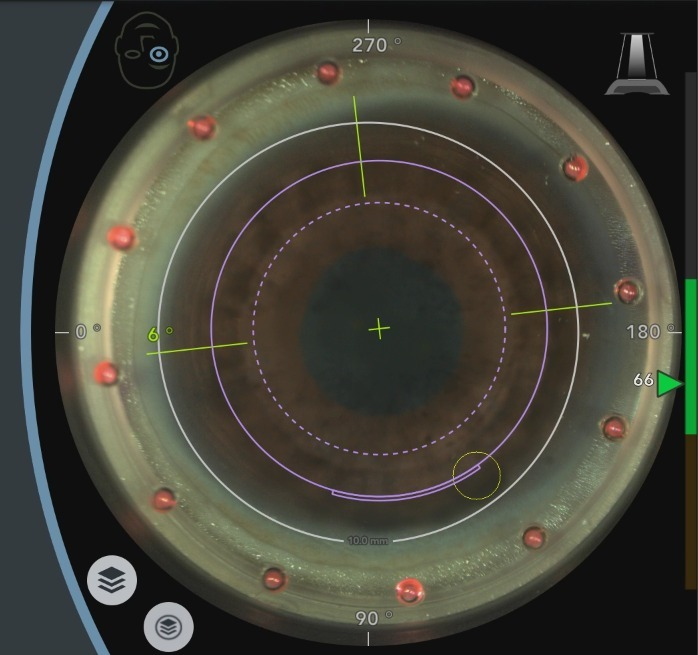
#> input picture clinical_data/clean/eye_01.jpeg, 698 x 655 px
$ python -i eye_roi_detector.py   (imports and definitions only)
#> lines starting #> are read from the running program, lines starting #| are printed output that depends on the picture; after the words box and inside, x2 and y2 are one past the last pixel; in counts of white or black regions, pixels touching at a corner belong together
"""
Eye Region of Interest (ROI) Detector for Video Frames.

Automatically locates and crops eye regions from full-frame video
so the segmentation model receives the same input distribution it
was trained on (zoomed-in eye images).

Strategy hierarchy:
  1. Auto-detect if frame is already an eye closeup → skip ROI
  2. Use cached ROI from previous frame           → ~1 ms
  3. Haar cascade face → eye detection             → ~8 ms
  4. Intensity-based dark-blob fallback            → ~5 ms
  5. Full frame as last resort                     → 0 ms
"""

import cv2
import numpy as np
import os
import logging
from dataclasses import dataclass, field
from typing import Optional, Tuple, List

logger = logging.getLogger(__name__)


# ---------------------------------------------------------------------------
# Data structures
# ---------------------------------------------------------------------------

@dataclass
class ROIResult:
    """Result of eye ROI detection."""
    x: int = 0
    y: int = 0
    width: int = 0
    height: int = 0
    cropped: Optional[np.ndarray] = field(default=None, repr=False)
    is_closeup: bool = False
    from_cache: bool = False
    confidence: float = 0.0

    @property
    def valid(self) -> bool:
        return (self.width > 0
                and self.height > 0
                and self.cropped is not None
                and self.cropped.size > 0)

    @property
    def bbox(self) -> Tuple[int, int, int, int]:
        return self.x, self.y, self.width, self.height


# ---------------------------------------------------------------------------
# Main class
# ---------------------------------------------------------------------------

class EyeROIDetector:
    """
    Detects and caches the eye region inside arbitrary video frames.

    Designed for speed: once the ROI is found it is cached for
    *cache_ttl* frames and only re-detected periodically or when
    detection confidence drops.
    """

    def __init__(
        self,
        cache_ttl: int = 12,
        padding_ratio: float = 0.6,
        min_eye_size: Tuple[int, int] = (25, 25),
        scale_factor: float = 1.15,
        min_neighbors: int = 4,
    ):
        self.cache_ttl = cache_ttl
        self.padding_ratio = padding_ratio
        self.min_eye_size = min_eye_size
        self.scale_factor = scale_factor
        self.min_neighbors = min_neighbors

        # Haar cascades (built into OpenCV, zero extra deps)
        self._load_cascades()

        # Cache state
        self._cached_roi: Optional[Tuple[int, int, int, int]] = None
        self._cache_counter: int = 0
        self._closeup_mode: Optional[bool] = None
        self._consecutive_misses: int = 0

    # ------------------------------------------------------------------
    # Cascade loading
    # ------------------------------------------------------------------
    def _load_cascades(self):
        cascade_dir = cv2.data.haarcascades
        self.face_cascade = cv2.CascadeClassifier(
            os.path.join(cascade_dir, "haarcascade_frontalface_default.xml")
        )
        self.eye_cascade = cv2.CascadeClassifier(
            os.path.join(cascade_dir, "haarcascade_eye.xml")
        )
        if self.face_cascade.empty():
            logger.warning("Face cascade failed to load – ROI detection disabled")
        if self.eye_cascade.empty():
            logger.warning("Eye cascade failed to load – ROI detection disabled")

    # ------------------------------------------------------------------
    # Public API
    # ------------------------------------------------------------------
    def detect(self, frame: np.ndarray) -> ROIResult:
        """Return the best eye ROI for *frame*."""
        fh, fw = frame.shape[:2]

        # 1. Closeup mode (decided once on first frame)
        if self._closeup_mode is None:
            self._closeup_mode = self._is_eye_closeup(frame)
        if self._closeup_mode:
            return ROIResult(0, 0, fw, fh, frame, True, False, 1.0)

        # 2. Cache hit
        if self._cached_roi and self._cache_counter > 0:
            self._cache_counter -= 1
            x, y, w, h = self._cached_roi
            if 0 <= x and 0 <= y and x + w <= fw and y + h <= fh:
                return ROIResult(x, y, w, h, frame[y:y+h, x:x+w],
                                 False, True, 0.85)

        # 3. Haar cascade detection
        roi = self._detect_haar(frame)
        if roi.valid:
            self._update_cache(roi)
            self._consecutive_misses = 0
            return roi

        # 4. Intensity-based fallback
        roi = self._detect_intensity(frame)
        if roi.valid:
            self._update_cache(roi)
            self._consecutive_misses = 0
            return roi

        # 5. Full frame fallback
        self._consecutive_misses += 1
        if self._consecutive_misses > 30:
            # Probably an eye closeup that we initially missed
            self._closeup_mode = True
        return ROIResult(0, 0, fw, fh, frame, False, False, 0.3)

    # [6 lines left out: function reset, not called in this run]

    # ------------------------------------------------------------------
    # Detection strategies
    # ------------------------------------------------------------------
    def _detect_haar(self, frame: np.ndarray) -> ROIResult:
        if self.face_cascade.empty() or self.eye_cascade.empty():
            return ROIResult()

        gray = self._to_gray(frame)
        fh, fw = gray.shape

        # Downscale for speed if frame is large
        scale = 1.0
        if fw > 640:
            scale = 640.0 / fw
            small = cv2.resize(gray, None, fx=scale, fy=scale,
                               interpolation=cv2.INTER_AREA)
        else:
            small = gray

        faces = self.face_cascade.detectMultiScale(
            small, self.scale_factor, self.min_neighbors, minSize=(50, 50)
        )

        best_eye, best_area = None, 0
        for fx, fy, f_w, f_h in faces:
            eye_h = int(f_h * 0.6)
            roi = small[fy:fy + eye_h, fx:fx + f_w]
            eyes = self.eye_cascade.detectMultiScale(
                roi, 1.1, 3, minSize=self.min_eye_size
            )
            for ex, ey, ew, eh in eyes:
                area = ew * eh
                if area > best_area:
                    best_area = area
                    best_eye = (
                        int((fx + ex) / scale),
                        int((fy + ey) / scale),
                        int(ew / scale),
                        int(eh / scale),
                    )

        if best_eye is None:
            return ROIResult()

        x, y, w, h = self._pad_and_square(*best_eye, fw, fh)
        return ROIResult(x, y, w, h, frame[y:y+h, x:x+w], False, False, 0.9)

    def _detect_intensity(self, frame: np.ndarray) -> ROIResult:
        gray = self._to_gray(frame)
        fh, fw = gray.shape
        blurred = cv2.GaussianBlur(gray, (15, 15), 0)
        thresh = int(np.mean(blurred) * 0.45)
        _, bw = cv2.threshold(blurred, thresh, 255, cv2.THRESH_BINARY_INV)
        kernel = cv2.getStructuringElement(cv2.MORPH_ELLIPSE, (11, 11))
        bw = cv2.morphologyEx(bw, cv2.MORPH_CLOSE, kernel)
        bw = cv2.morphologyEx(bw, cv2.MORPH_OPEN, kernel)

        contours, _ = cv2.findContours(bw, cv2.RETR_EXTERNAL,
                                       cv2.CHAIN_APPROX_SIMPLE)
        best, best_score = None, 0
        for cnt in contours:
            area = cv2.contourArea(cnt)
            if area < 400 or area > fh * fw * 0.3:
                continue
            peri = cv2.arcLength(cnt, True)
            if peri == 0:
                continue
            circ = 4 * np.pi * area / (peri * peri)
            score = circ * np.sqrt(area)
            if score > best_score:
                best_score = score
                best = cv2.boundingRect(cnt)

        if best is None:
            return ROIResult()

        x, y, w, h = self._pad_and_square(*best, fw, fh)
        return ROIResult(x, y, w, h, frame[y:y+h, x:x+w], False, False, 0.55)

    # ------------------------------------------------------------------
    # Closeup heuristic
    # ------------------------------------------------------------------
    def _is_eye_closeup(self, frame: np.ndarray) -> bool:
        gray = self._to_gray(frame)
        h, w = gray.shape
        m = min(h, w) // 4
        center_mean = float(gray[m:h - m, m:w - m].mean())
        full_mean = float(gray.mean())

        if center_mean < full_mean * 0.60:
            if self._has_circular_blob(gray, min_frac=0.008, max_frac=0.18):
                logger.info("Detected eye closeup (dark centre + blob)")
                return True

        # No face → maybe it's already a crop of the eye
        if not self.face_cascade.empty():
            small = gray
            if w > 640:
                s = 640.0 / w
                small = cv2.resize(gray, None, fx=s, fy=s,
                                   interpolation=cv2.INTER_AREA)
            faces = self.face_cascade.detectMultiScale(
                small, 1.1, 3, minSize=(50, 50))
            if len(faces) == 0:
                if self._has_circular_blob(gray, 0.005, 0.20):
                    logger.info("No face + circular blob → eye closeup")
                    return True
        return False

    def _has_circular_blob(self, gray: np.ndarray,
                           min_frac: float, max_frac: float) -> bool:
        _, bw = cv2.threshold(gray, 0, 255,
                              cv2.THRESH_BINARY_INV + cv2.THRESH_OTSU)
        contours, _ = cv2.findContours(bw, cv2.RETR_EXTERNAL,
                                       cv2.CHAIN_APPROX_SIMPLE)
        total = gray.shape[0] * gray.shape[1]
        for cnt in contours:
            a = cv2.contourArea(cnt)
            if min_frac * total < a < max_frac * total:
                p = cv2.arcLength(cnt, True)
                if p > 0 and 4 * np.pi * a / (p * p) > 0.40:
                    return True
        return False

    # ------------------------------------------------------------------
    # Helpers
    # ------------------------------------------------------------------
    def _pad_and_square(self, x, y, w, h, fw, fh):
        pw, ph = int(w * self.padding_ratio), int(h * self.padding_ratio)
        x, y = max(0, x - pw), max(0, y - ph)
        w, h = min(fw - x, w + 2 * pw), min(fh - y, h + 2 * ph)
        size = max(w, h)
        cx, cy = x + w // 2, y + h // 2
        x = max(0, min(cx - size // 2, fw - size))
        y = max(0, min(cy - size // 2, fh - size))
        w = min(fw - x, size)
        h = min(fh - y, size)
        return x, y, w, h

    def _update_cache(self, roi: ROIResult):
        self._cached_roi = (roi.x, roi.y, roi.width, roi.height)
        self._cache_counter = self.cache_ttl

    @staticmethod
    def _to_gray(img: np.ndarray) -> np.ndarray:
        if len(img.shape) == 2:
            return img
        if img.shape[2] == 4:
            return cv2.cvtColor(img, cv2.COLOR_BGRA2GRAY)
        return cv2.cvtColor(img, cv2.COLOR_BGR2GRAY)

>>> import cv2
>>> picture = cv2.imread('../../clinical_data/clean/eye_01.jpeg')
#> picture is the input picture: shape (655, 698, 3); mean B, G, R 57, 67.8, 68.5
>>> result = EyeROIDetector().detect(picture)
#> in _to_gray, `return cv2.cvtColor(img, cv2.COLOR_BGR2GRAY)`:
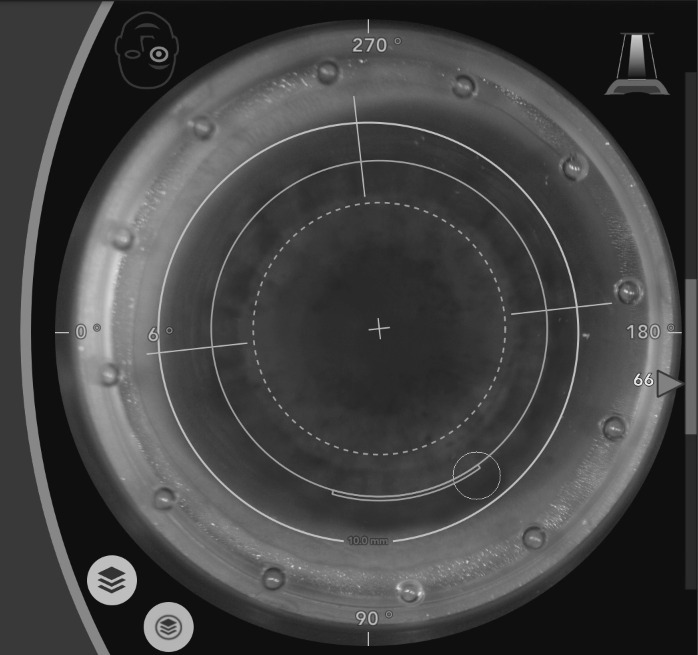
#> returned value: shape (655, 698); min 5, max 240, mean 66.8
#> in _is_eye_closeup, `center_mean = float(gray[m:h - m, m:w - m].mean())`: center_mean = 61.59
#> in _is_eye_closeup, `full_mean = float(gray.mean())`: full_mean = 66.77
#> in _is_eye_closeup, `faces = self.face_cascade.detectMultiScale( small, 1.1, 3, minSize=(50..`: faces = ()
#> in _has_circular_blob, `_, bw = cv2.threshold(gray, 0, 255, cv2.THRESH_BINARY_INV + cv2.THRESH..`:
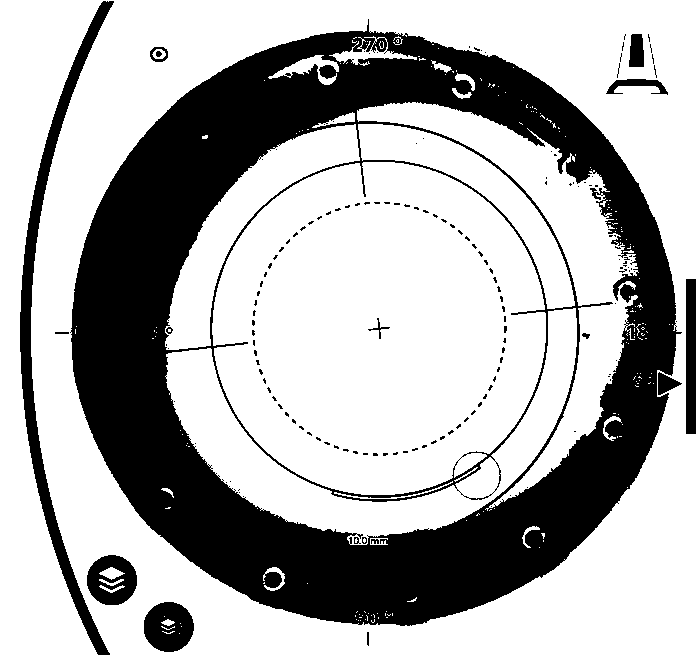
#> bw: shape (655, 698); 68.9% white; 163 black regions (145 under 20 px)
#> in _has_circular_blob, `contours, _ = cv2.findContours(bw, cv2.RETR_EXTERNAL, cv2.CHAIN_APPROX..`: contours = 1 contour; box (x1, y1, x2, y2) and area: (0, 0, 698, 655) 447880
#> the loop in _has_circular_blob, `for cnt in contours:` made 1 pass
#> a on pass 1: 447880.5
#> in detect, `self._closeup_mode = self._is_eye_closeup(frame)`: self._closeup_mode = False
#> in _detect_haar, `faces = self.face_cascade.detectMultiScale( small, self.scale_factor, ..`: faces = ()
#> after the loop in _detect_haar, `for fx, fy, f_w, f_h in faces:`: best_area = 0
#> in _detect_intensity, `blurred = cv2.GaussianBlur(gray, (15, 15), 0)`:
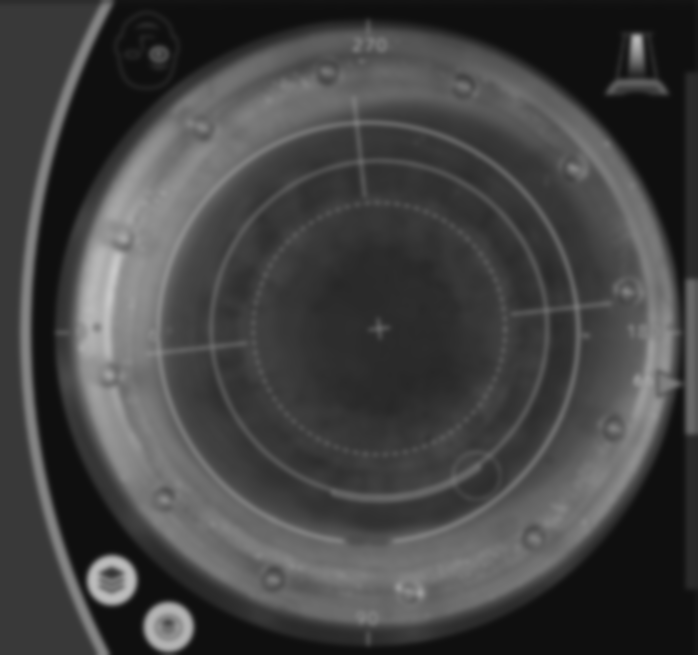
#> blurred: shape (655, 698); min 15, max 200, mean 66.8
#> in _detect_intensity, `thresh = int(np.mean(blurred) * 0.45)`: thresh = 30
#> in _detect_intensity, `_, bw = cv2.threshold(blurred, thresh, 255, cv2.THRESH_BINARY_INV)`:
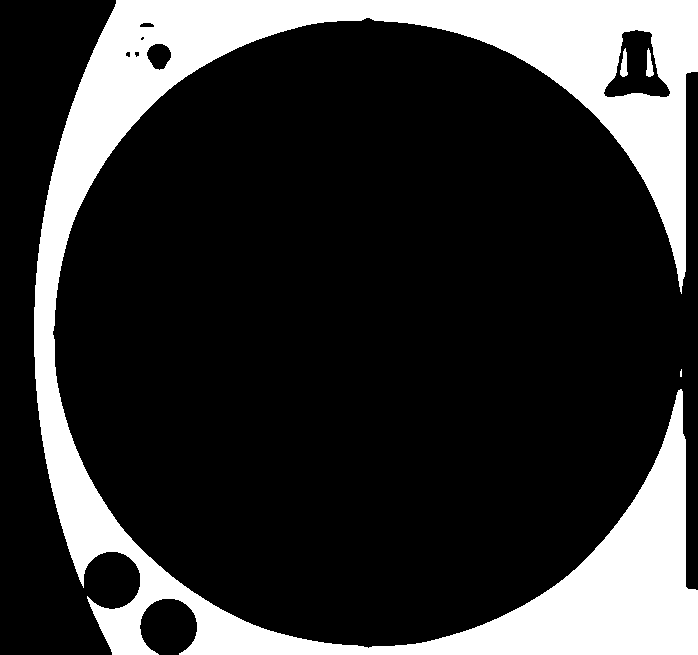
#> bw: shape (655, 698); 20.5% white; 4 white regions (1 under 20 px), largest, box (x1, y1, x2, y2) and area: (34, 0, 698, 655) 93460, (620, 48, 628, 77) 145, (646, 48, 654, 77) 141
#> in _detect_intensity, `bw = cv2.morphologyEx(bw, cv2.MORPH_CLOSE, kernel)`:
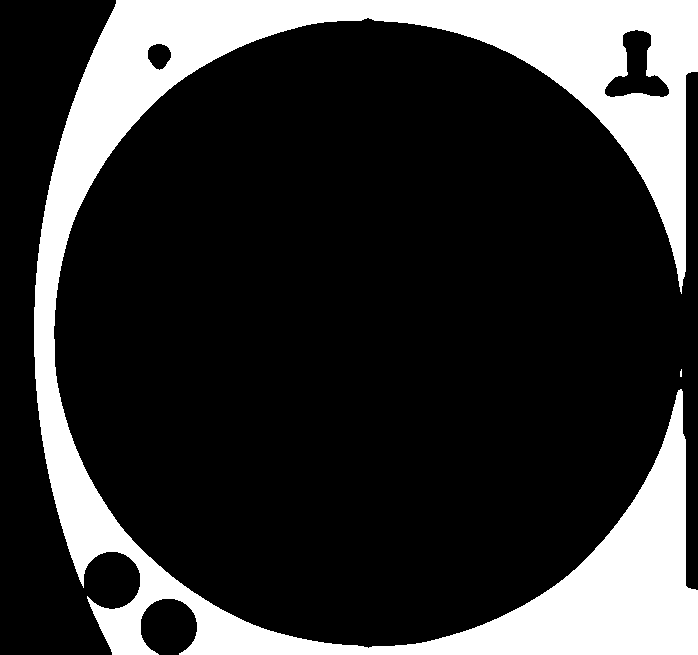
#> bw: shape (655, 698); 20.6% white; 2 white regions (1 under 20 px), largest, box (x1, y1, x2, y2) and area: (34, 0, 698, 655) 94109
#> in _detect_intensity, `bw = cv2.morphologyEx(bw, cv2.MORPH_OPEN, kernel)`:
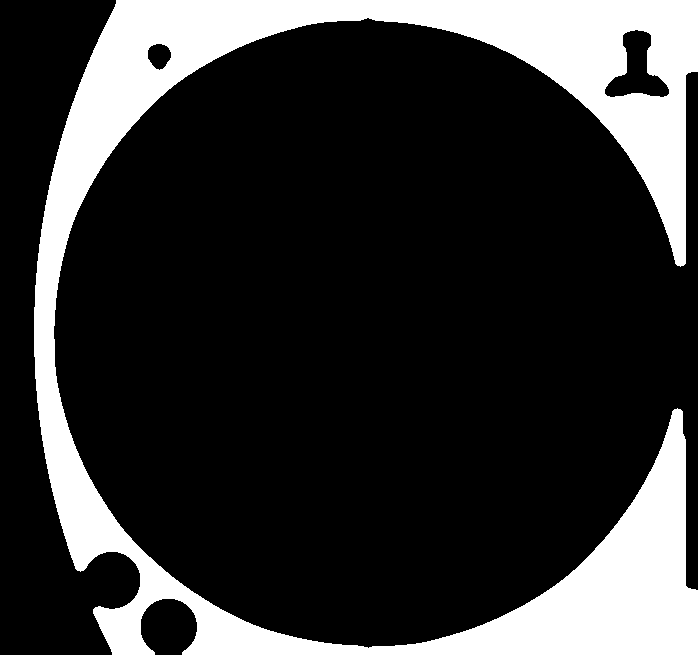
#> bw: shape (655, 698); 20.5% white; 1 white region
#> in _detect_intensity, `contours, _ = cv2.findContours(bw, cv2.RETR_EXTERNAL, cv2.CHAIN_APPROX..`: contours = 1 contour; box (x1, y1, x2, y2) and area: (34, 0, 698, 655) 94071
#> the loop in _detect_intensity, `for cnt in contours:` made 1 pass
#> (area, peri, circ, score, best_score, best) on pass 1: (94071, 4616, 0.0555, 17.02, 17.02, (34, 0, 664, 655))
#> after the loop in _detect_intensity, `for cnt in contours:`: best_score = 17.02
#> in _detect_intensity, `x, y, w, h = self._pad_and_square(*best, fw, fh)`: x = 0; w = 698; h = 655
